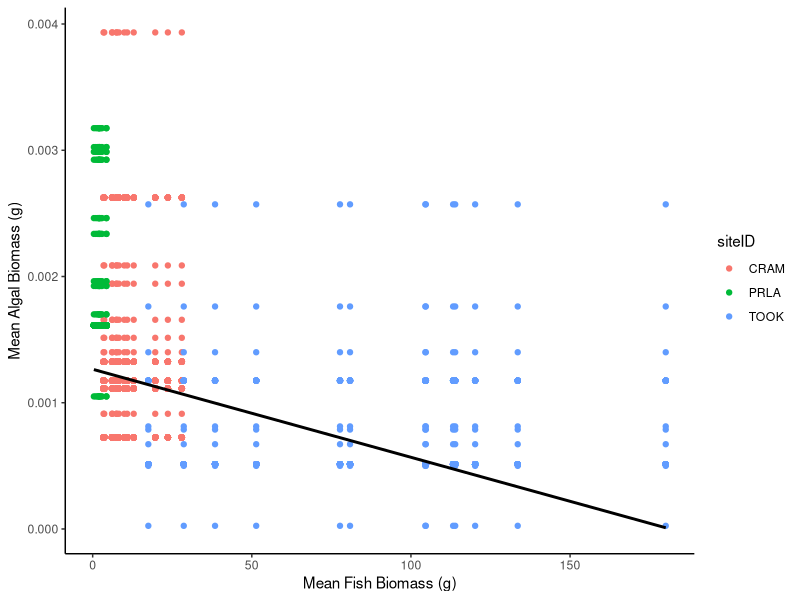
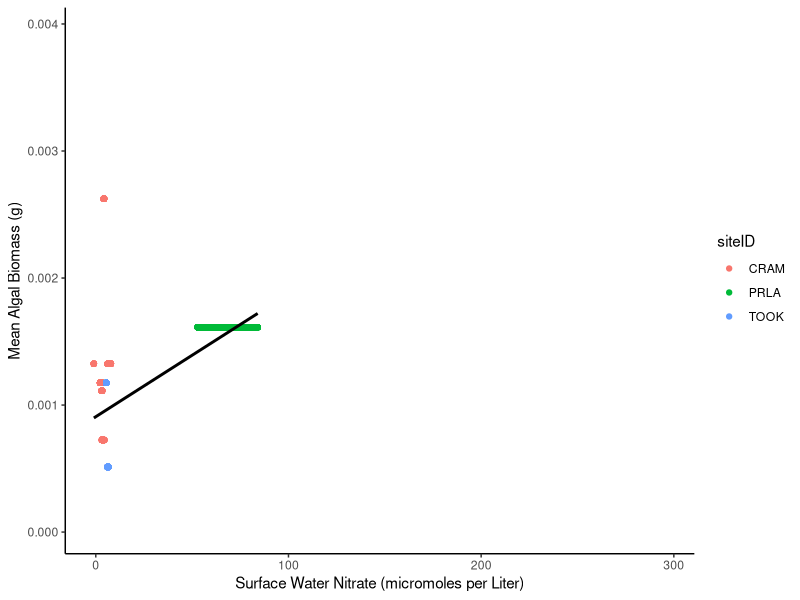
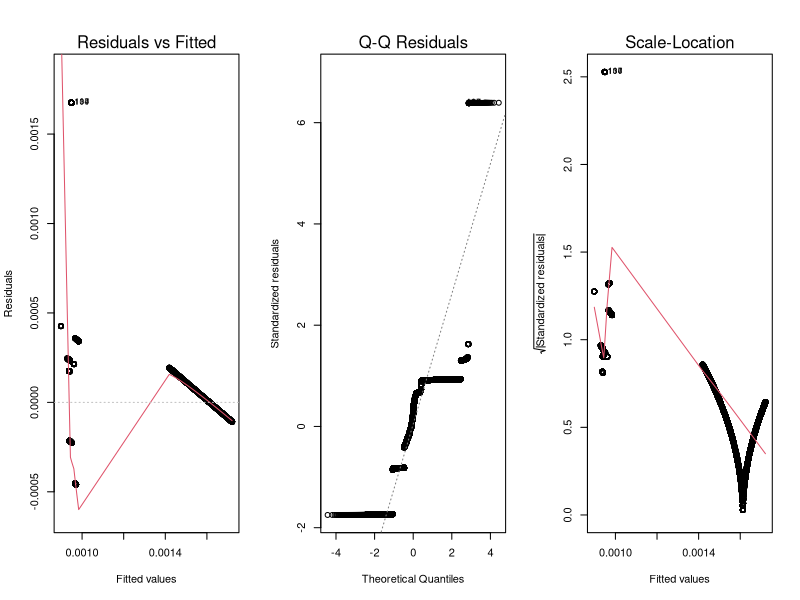
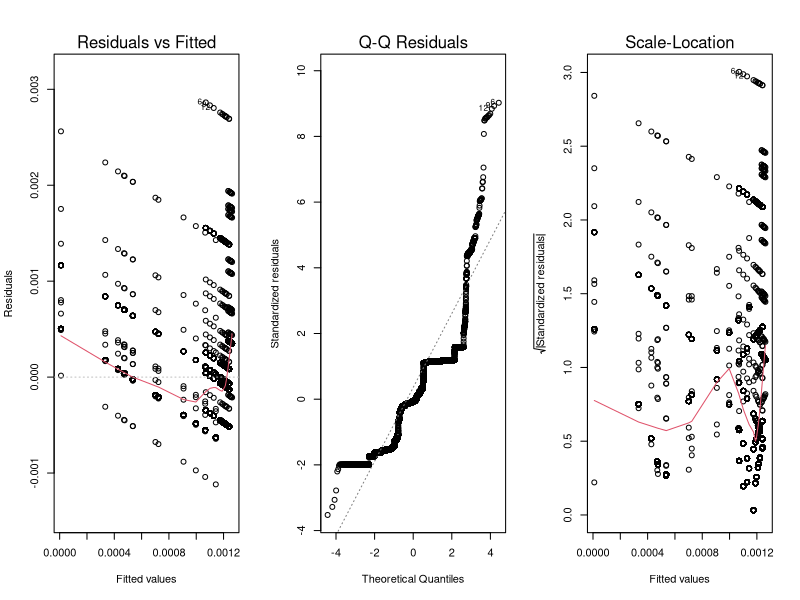
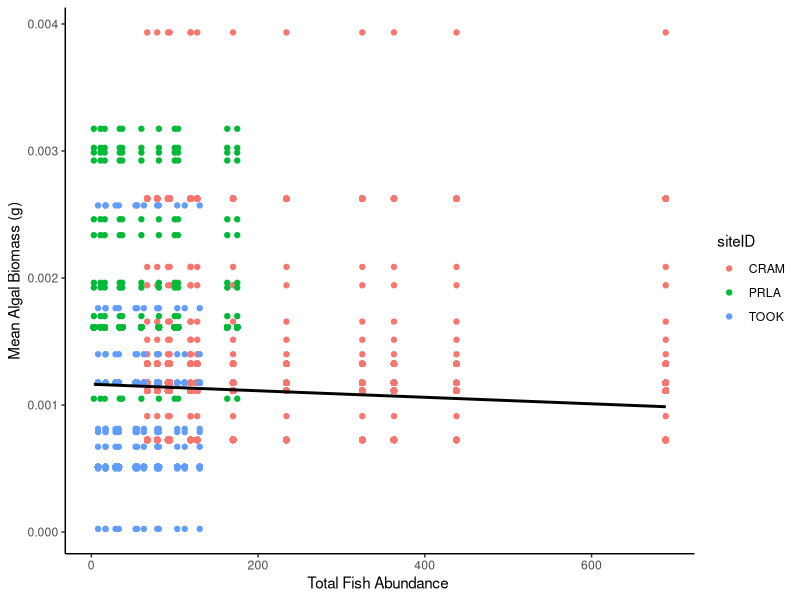
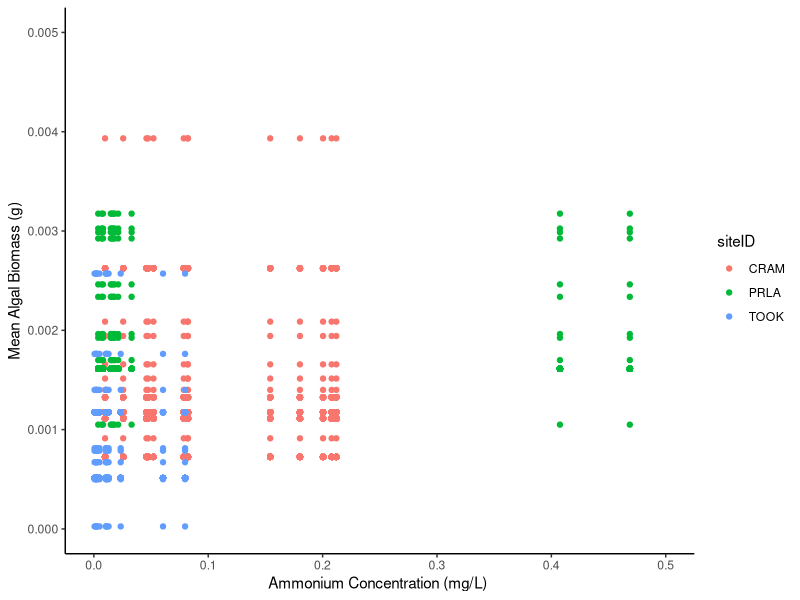
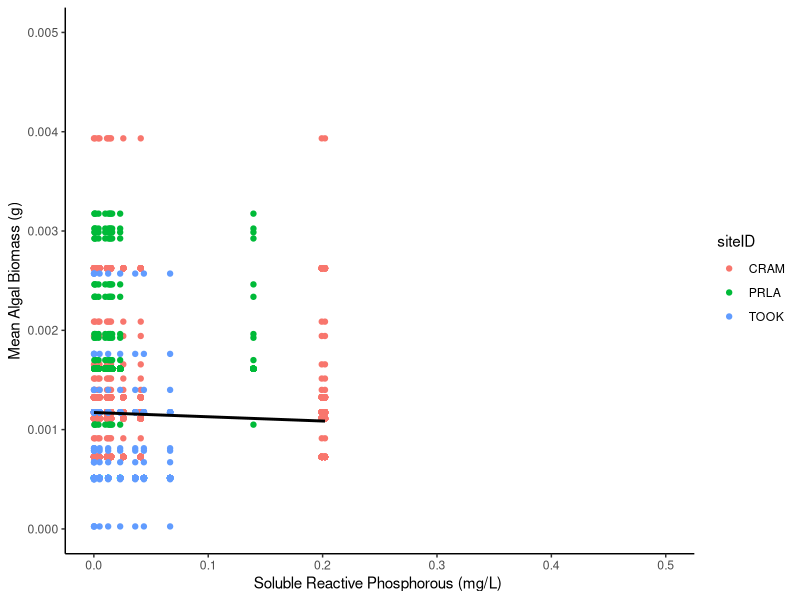

Generate these figures, in order, with R:
## ---- chunk 1
library(here)
library(tidyverse)
## ---- chunk 2
# Step 1: Read the CSV files into separate data frames
df1 <- read_csv(here("data", "processed", "alg_biomass_means.csv"))
df2 <- read_csv(here("data", "processed", "final_fish_count_means.csv"))
df3 <- read_csv(here("data", "processed", "waterqual_means.csv"))
df4 <- read_csv(here("data", "processed", "SW_Nitrate_means.csv"))
df5 <- read_csv(here("data", "processed", "nutrient_data_means.csv"))
## ---- chunk 3
# Step 2: Combine the data frames into one
merged_data_all <- full_join(df1, df2) %>% 
  full_join(., df3) %>% 
  full_join(., df4) %>% 
  full_join(., df5)

# Check the first few rows of the merged data frame
head(merged_data_all)

# Step 3: Write the merged data frame into a new CSV file
write_csv(merged_data_all, here("data", "processed", "merged_data.csv"))

## ---- chunk 4

linear_model1 <- lm(mean_adjAshFreeDryMass~mean_SWN, data = merged_data_all)
summary(linear_model1)
## ---- chunk 5
linear_model2 <- lm(mean_adjAshFreeDryMass~mean_weight, data = merged_data_all)
summary(linear_model2)
## ---- chunk 6
#ggplot(data = merged_data_all,
#       aes(x = mean_weight, 
#           y = mean_adjAshFreeDryMass,
#           col = siteID)) +
#  labs(x= "Mean Fish Biomass (g)",
#       y = "Mean Algal Biomass (g)")+
#  geom_point() +
#  theme_classic() +
#  geom_smooth(method = "lm")+
#  facet_wrap(.~siteID, scales = "free")

ggplot(data = merged_data_all,
       aes(x = mean_weight, 
           y = mean_adjAshFreeDryMass)) +
  labs(x= "Mean Fish Biomass (g)",
       y = "Mean Algal Biomass (g)")+
  geom_point(aes(col = siteID)) +
  theme_classic() +
  geom_smooth(method = "lm", col = "black")

#ggplot(data = merged_data_all,
#       aes(x = mean_weight, 
#           y = mean_adjAshFreeDryMass)) +
 # labs(x= "Mean Fish Biomass (g)",
 #      y = "Mean Algal Biomass (g)")+
 # geom_point() +
 # theme_classic() +
 # geom_smooth(method = "lm")
## ---- chunk 7
#ggplot(data = merged_data_all,
      # aes(x = mean_SWN, 
      #     y = mean_adjAshFreeDryMass, 
       #    col = siteID)) +
  #labs(x= "Surface Water Nitrate (micromoles per Liter)", 
  #     y = "Mean Algal Biomass (g)")+
#  geom_point() +
#  theme_classic() +
#  geom_smooth(method = "lm") +
#  facet_wrap(.~siteID, scales = "free")

ggplot(data = merged_data_all,
       aes(x = mean_SWN, 
           y = mean_adjAshFreeDryMass)) +
  labs(x= "Surface Water Nitrate (micromoles per Liter)", 
       y = "Mean Algal Biomass (g)")+
  geom_point(aes(col = siteID)) +
  theme_classic() +
  geom_smooth(method = "lm", col = "black")

#ggplot(data = merged_data_all,
#       aes(x = mean_SWN, 
#           y = mean_adjAshFreeDryMass)) +
#  labs(x= "Surface Water Nitrate (micromoles per Liter)", 
#       y = "Mean Algal Biomass (g)")+
#  geom_point() +
#  theme_classic() +
#  geom_smooth(method = "lm")

## ---- chunk 8
par(mfrow = c(1, 3))
plot(linear_model1, which = c (1:3))
## ---- chunk 9
par(mfrow = c(1, 3))
plot(linear_model2, which = c (1:3))
## ---- chunk 10
linear_model1 <- lm(mean_adjAshFreeDryMass ~ total_individuals, data = merged_data_all)
summary(linear_model1)
## ---- chunk 11
ggplot(data = merged_data_all,
       aes(x = total_individuals, 
           y = mean_adjAshFreeDryMass)) +
  labs(x= "Total Fish Abundance ",
       y = "Mean Algal Biomass (g)")+
  geom_point(aes(col = siteID)) +
  theme_classic() +
  geom_smooth(method = "lm", col = "black") 
## ---- chunk 12
linear_model1 <- lm(mean_adjAshFreeDryMass ~ NH4_mgL, data = merged_data_all)
summary(linear_model1)
## ---- chunk 13
ggplot(data = merged_data_all,
       aes(x = NH4_mgL, 
           y = mean_adjAshFreeDryMass)) +
  labs(x= "Ammonium Concentration (mg/L) ",
       y = "Mean Algal Biomass (g)")+
  geom_point(aes(col= siteID)) +
  xlim(0,0.5) +
  ylim(0,0.005)+
  theme_classic() 
  
## ---- chunk 14
linear_model1 <- lm(mean_adjAshFreeDryMass ~ SRP_mgL, data = merged_data_all)
summary(linear_model1)
## ---- chunk 15
ggplot(data = merged_data_all,
       aes(x = SRP_mgL, 
           y = mean_adjAshFreeDryMass)) +
  labs(x= "Soluble Reactive Phosphorous (mg/L) ",
       y = "Mean Algal Biomass (g)")+
  geom_point(aes(col = siteID)) +
  xlim(0,0.5) +
  ylim(0,0.005)+
  theme_classic() +
  geom_smooth(method = "lm", col = "black")
